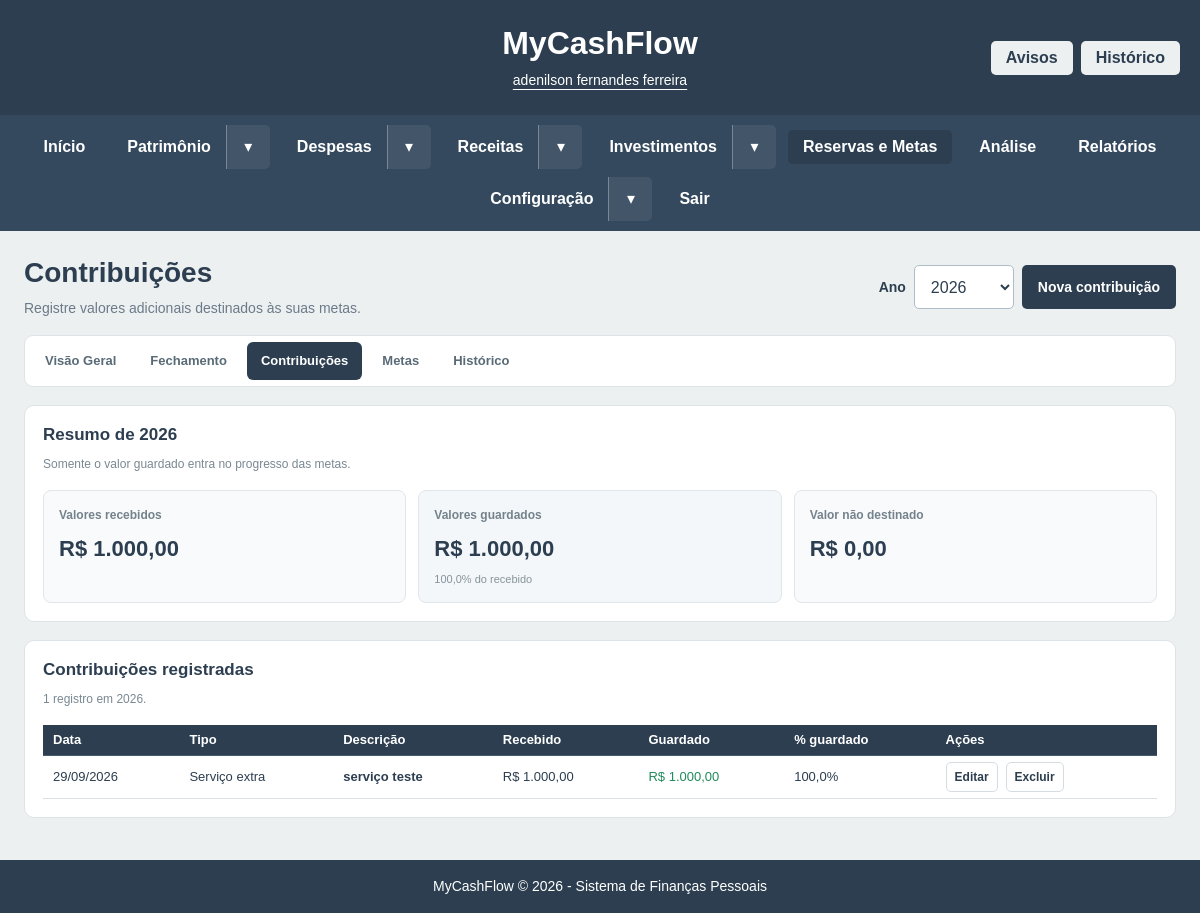
The app's page /views/reservas/contribuicoes.php (signed in) with its own data.
### tables this page shows
CREATE TABLE `metas_contribuicoes` (
  `id` int(11) NOT NULL,
  `usuario_id` int(11) NOT NULL,
  `data` date NOT NULL,
  `tipo` enum('decimo_terceiro','ferias','restituicao_ir','servico_extra','dividendo','day_trade','outro') NOT NULL,
  `descricao` varchar(150) NOT NULL,
  `valor_recebido` decimal(15,2) NOT NULL DEFAULT 0.00,
  `valor_guardado` decimal(15,2) NOT NULL DEFAULT 0.00,
  `percentual_guardado` decimal(5,2) DEFAULT NULL,
  `origem_tabela` varchar(50) DEFAULT NULL,
  `origem_id` int(11) DEFAULT NULL,
  `observacao` varchar(255) DEFAULT NULL,
  `criado_em` timestamp NOT NULL DEFAULT current_timestamp(),
  `atualizado_em` timestamp NOT NULL DEFAULT current_timestamp() ON UPDATE current_timestamp()
);

### includes/seguranca.php (called while the page is built, shortened)
<?php
function mcfDonoId(): int {
    return isset($GLOBALS['mcf_contexto']) ? (int)$GLOBALS['mcf_contexto']['proprietario_id'] : mcfUsuarioId();
}
function mcfUsuarioId(): int {
    $id = filter_var($_SESSION['usuario_id'] ?? null, FILTER_VALIDATE_INT, ['options'=>['min_range'=>1]]);
    return (int)$id;
}

### views/reservas/contribuicoes.php (the view, shortened to what this page needs)
<?php
require_once __DIR__ . '/../../config.php';
$usuario_id = mcfDonoId();
$anoAtual = (int)date('Y');
$ano = filter_input(
    INPUT_GET,
    'ano',
    FILTER_VALIDATE_INT
);
if (!$ano) {
    $ano = filter_input(
        INPUT_POST,
        'ano',
        FILTER_VALIDATE_INT
    );
}
if (
    !$ano ||
    $ano < 2000 ||
    $ano > 2100
) {
    $ano = $anoAtual;
}
$tipos = [
    'decimo_terceiro' => '13º salário',
    'ferias' => 'Férias',
    'restituicao_ir' => 'Restituição de IR',
    'servico_extra' => 'Serviço extra',
    'dividendo' => 'Dividendos',
    'day_trade' => 'Day Trade',
    'outro' => 'Outro'
];
$stmt = $conn->prepare("
    SELECT
        id,
        data,
        tipo,
        descricao,
        valor_recebido,
        valor_guardado,
        percentual_guardado,
        origem_tabela,
        origem_id,
        observacao
    FROM metas_contribuicoes
    WHERE usuario_id = ?
      AND YEAR(data) = ?
    ORDER BY data DESC, id DESC
");
$stmt->bind_param(
    'ii',
    $usuario_id,
    $ano
);
$stmt->execute();
$contribuicoes = $stmt
    ->get_result()
    ->fetch_all(MYSQLI_ASSOC);
$totalRecebido = 0;
$totalGuardado = 0;
foreach ($contribuicoes as $contribuicao) {
    $totalRecebido +=
        (float)$contribuicao['valor_recebido'];
    $totalGuardado +=
        (float)$contribuicao['valor_guardado'];
}
$totalDisponivel =
    $totalRecebido -
    $totalGuardado;
$percentualTotal = $totalRecebido > 0
    ? ($totalGuardado / $totalRecebido) * 100
    : 0;
include __DIR__ . '/../../includes/header.php';
include __DIR__ . '/../../includes/menu.php';
?>
<main class="reservas-layout">
    <div class="reservas-cabecalho">
        <div>
            <h2 class="mcf-page-title">
                Contribuições
            </h2>
            <p>
                Registre valores adicionais destinados às suas metas.
            </p>
        </div>
        <div class="reservas-acoes">
            <form
                method="get"
                class="reservas-filtro-ano"
            >
                <label for="ano">
                    Ano
                </label>
                <select
                    id="ano"
                    name="ano"
                    onchange="this.form.submit()"
                >
                    <?php
                    for (
                        $a = $anoAtual + 1;
                        $a >= $anoAtual - 5;
                        $a--
                    ):
                    ?>
                        <option
                            value="<?= $a ?>"
                            <?= $a === $ano ? 'selected' : '' ?>
                        >
                            <?= $a ?>
                        </option>
                    <?php endfor; ?>
                </select>
            </form>
            <button
                type="button"
                class="reservas-btn"
                id="nova-contribuicao"
            >
                Nova contribuição
            </button>
        </div>
    </div>
    <?php
    include __DIR__ .
        '/../../includes/reservas_navegacao.php';
    ?>
    <section class="reservas-secao">
        <div class="reservas-titulo">
            <div>
                <h2>
                    Resumo de <?= $ano ?>
                </h2>
                <span>
                    Somente o valor guardado entra no progresso das metas.
                </span>
            </div>
        </div>
        <div class="reservas-resumo">
            <article class="reservas-card">
                <span>
                    Valores recebidos
                </span>
                <strong>
                    R$
                    <?= number_format(
                        $totalRecebido,
                        2,
                        ',',
                        '.'
                    ) ?>
                </strong>
            </article>
            <article
                class="reservas-card reservas-card-principal"
            >
                <span>
                    Valores guardados
                </span>
                <strong>
                    R$
                    <?= number_format(
                        $totalGuardado,
                        2,
                        ',',
                        '.'
                    ) ?>
                </strong>
                <small>
                    <?= number_format(
                        $percentualTotal,
                        1,
                        ',',
                        '.'
                    ) ?>% do recebido
                </small>
            </article>
            <article class="reservas-card">
                <span>
                    Valor não destinado
                </span>
                <strong>
                    R$
                    <?= number_format(
                        $totalDisponivel,
                        2,
                        ',',
                        '.'
                    ) ?>
                </strong>
            </article>
        </div>
    </section>
    <section class="reservas-secao">
        <div class="reservas-titulo">
            <div>
                <h2>
                    Contribuições registradas
                </h2>
                <span>
                    <?= count($contribuicoes) ?>
                    registro<?= count($contribuicoes) === 1 ? '' : 's' ?>
                    em <?= $ano ?>.
                </span>
            </div>
        </div>
        <div class="reservas-tabela-wrapper">
            <table class="reservas-tabela">
                <thead>
                    <tr>
                        <th>Data</th>
                        <th>Tipo</th>
                        <th>Descrição</th>
                        <th>Recebido</th>
                        <th>Guardado</th>
                        <th>% guardado</th>
                        <th>Ações</th>
                    </tr>
                </thead>
                <tbody>
                    <?php if (!$contribuicoes): ?>
                        <tr>
                            <td colspan="7">
                                Nenhuma contribuição registrada em <?= $ano ?>.
                            </td>
                        </tr>
                    <?php else: ?>
                        <?php foreach ($contribuicoes as $contribuicao): ?>
                            <?php
                            $tipoRegistro =
                                $contribuicao['tipo'];
                            $rotuloTipo =
                                $tipos[$tipoRegistro]
                                ?? $tipoRegistro;
                            ?>
                            <tr>
                                <td>
                                    <?= date(
                                        'd/m/Y',
                                        strtotime(
                                            $contribuicao['data']
                                        )
                                    ) ?>
                                </td>
                                <td>
                                    <?= htmlspecialchars(
                                        $rotuloTipo,
                                        ENT_QUOTES | ENT_SUBSTITUTE,
                                        'UTF-8'
                                    ) ?>
                                </td>
                                <td>
                                    <strong>
                                        <?= htmlspecialchars(
                                            $contribuicao['descricao'],
                                            ENT_QUOTES | ENT_SUBSTITUTE,
                                            'UTF-8'
                                        ) ?>
                                    </strong>
                                </td>
                                <td>
                                    R$
                                    <?= number_format(
                                        (float)$contribuicao['valor_recebido'],
                                        2,
                                        ',',
                                        '.'
                                    ) ?>
                                </td>
                                <td class="positivo">
                                    R$
                                    <?= number_format(
                                        (float)$contribuicao['valor_guardado'],
                                        2,
                                        ',',
                                        '.'
                                    ) ?>
                                </td>
                                <td>
                                    <?= number_format(
                                        (float)$contribuicao['percentual_guardado'],
                                        1,
                                        ',',
                                        '.'
                                    ) ?>%
                                </td>
                                <td>
                                    <div class="reservas-acoes">
                                        <button
                                            type="button"
                                            class="reservas-btn-secundario js-editar-contribuicao"
                                            data-id="<?= (int)$contribuicao['id'] ?>"
                                            data-data="<?= htmlspecialchars(
                                                $contribuicao['data'],
                                                ENT_QUOTES,
                                                'UTF-8'
                                            ) ?>"
                                            data-tipo="<?= htmlspecialchars(
                                                $tipoRegistro,
                                                ENT_QUOTES,
                                                'UTF-8'
                                            ) ?>"
                                            data-descricao="<?= htmlspecialchars(
                                                $contribuicao['descricao'],
                                                ENT_QUOTES,
                                                'UTF-8'
                                            ) ?>"
                                            data-recebido="<?= number_format(
                                                (float)$contribuicao['valor_recebido'],
                                                2,
                                                ',',
                                                ''
                                            ) ?>"
                                            data-guardado="<?= number_format(
                                                (float)$contribuicao['valor_guardado'],
                                                2,
                                                ',',
                                                ''
                                            ) ?>"
                                            data-observacao="<?= htmlspecialchars(
                                                (string)$contribuicao['observacao'],
                                                ENT_QUOTES,
                                                'UTF-8'
                                            ) ?>"
                                        >
                                            Editar
                                        </button>
                                        <form
                                            method="post"
                                            onsubmit="return confirm('Excluir esta contribuição?');"
                                        >
                                            <button
                                                type="submit"
                                                class="reservas-btn-secundario"
                                            >
                                                Excluir
                                            </button>
                                        </form>
                                    </div>
                                </td>
                            </tr>
                        <?php endforeach; ?>
                    <?php endif; ?>
                </tbody>
            </table>
        </div>
    </section>
</main>
<?php
include __DIR__ . '/../../includes/footer.php';
?>

### records on screen
metas_contribuicoes: data "29/09/2026", tipo "Serviço extra", descricao "serviço teste", valor_recebido "1.000,00", valor_guardado "1.000,00", percentual_guardado "100,0"

### other values on screen
mcfRotuloUsuario() "adenilson fernandes ferreira"
$menuEscape($menuRotulo) "Início"
$menuEscape($menuRotulo) "Patrimônio"
$menuEscape($menuRotulo) "Despesas"
$menuEscape($menuRotulo) "Receitas"
$menuEscape($menuRotulo) "Investimentos"
$menuEscape($menuRotulo) "Reservas e Metas"
$menuEscape($menuRotulo) "Análise"
$menuEscape($menuRotulo) "Relatórios"
$menuEscape($menuRotulo) "Configuração"
$menuEscape($menuRotulo) "Sair"
$ano "2026"
$totalRecebido "1.000,00"
$totalGuardado "1.000,00"
$percentualTotal "100,0"
